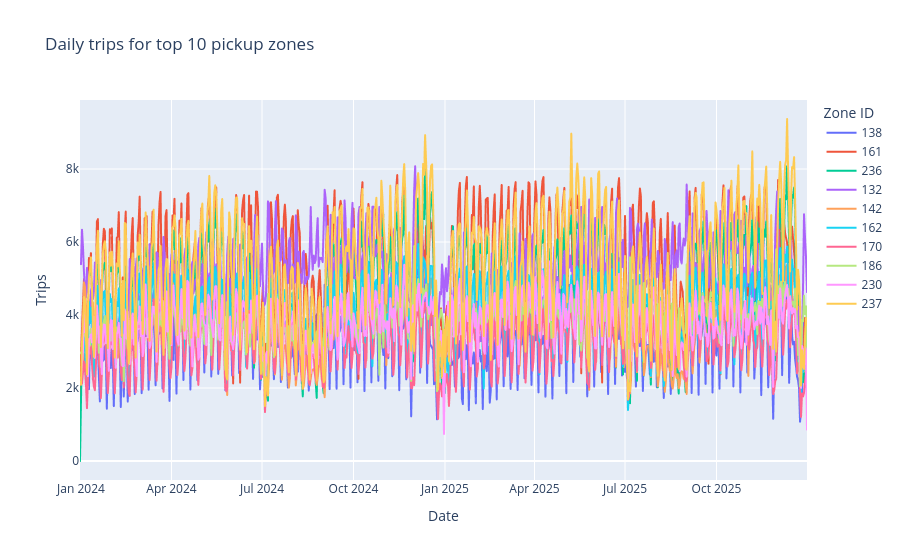

Notebook code for this chart:
### Code cell
top10_ids = top_zones.head(10)["pickup_zone_id"].tolist()

top10_daily = (
    taxi[taxi["pickup_zone_id"].isin(top10_ids)]
    .groupby(["pickup_date", "pickup_zone_id"], as_index=False)
    .agg(total_trips=("trip_count", "sum"))
)

top10_daily["pickup_zone_id"] = top10_daily["pickup_zone_id"].astype(str)

fig = px.line(
    top10_daily,
    x="pickup_date",
    y="total_trips",
    color="pickup_zone_id",
    title="Daily trips for top 10 pickup zones",
    labels={"pickup_date": "Date", "total_trips": "Trips", "pickup_zone_id": "Zone ID"}
)

fig.update_layout(hovermode="x unified")
fig.show()

### Figure 1 — Plotly figure (JSON) as saved in the notebook; plotly's stock layout.template omitted (floating-point values rounded to 4 significant figures; data arrays with more than 128 entries replaced by an {"elided": "..."} marker saying what was removed)
{"data": [{"hovertemplate": "Zone ID=138<br>Date=%{x}<br>Trips=%{y}<extra></extra>", "legendgroup": "138", "line": {"color": "#636efa", "dash": "solid"}, "marker": {"symbol": "circle"}, "mode": "lines", "name": "138", "showlegend": true, "type": "scattergl", "x": {"elided": "732 str values"}, "xaxis": "x", "y": {"elided": "732 int values"}, "yaxis": "y"}, {"hovertemplate": "Zone ID=161<br>Date=%{x}<br>Trips=%{y}<extra></extra>", "legendgroup": "161", "line": {"color": "#EF553B", "dash": "solid"}, "marker": {"symbol": "circle"}, "mode": "lines", "name": "161", "showlegend": true, "type": "scattergl", "x": {"elided": "732 str values"}, "xaxis": "x", "y": {"elided": "732 int values"}, "yaxis": "y"}, {"hovertemplate": "Zone ID=236<br>Date=%{x}<br>Trips=%{y}<extra></extra>", "legendgroup": "236", "line": {"color": "#00cc96", "dash": "solid"}, "marker": {"symbol": "circle"}, "mode": "lines", "name": "236", "showlegend": true, "type": "scattergl", "x": {"elided": "732 str values"}, "xaxis": "x", "y": {"elided": "732 int values"}, "yaxis": "y"}, {"hovertemplate": "Zone ID=132<br>Date=%{x}<br>Trips=%{y}<extra></extra>", "legendgroup": "132", "line": {"color": "#ab63fa", "dash": "solid"}, "marker": {"symbol": "circle"}, "mode": "lines", "name": "132", "showlegend": true, "type": "scattergl", "x": {"elided": "731 str values"}, "xaxis": "x", "y": {"elided": "731 int values"}, "yaxis": "y"}, {"hovertemplate": "Zone ID=142<br>Date=%{x}<br>Trips=%{y}<extra></extra>", "legendgroup": "142", "line": {"color": "#FFA15A", "dash": "solid"}, "marker": {"symbol": "circle"}, "mode": "lines", "name": "142", "showlegend": true, "type": "scattergl", "x": {"elided": "731 str values"}, "xaxis": "x", "y": {"elided": "731 int values"}, "yaxis": "y"}, {"hovertemplate": "Zone ID=162<br>Date=%{x}<br>Trips=%{y}<extra></extra>", "legendgroup": "162", "line": {"color": "#19d3f3", "dash": "solid"}, "marker": {"symbol": "circle"}, "mode": "lines", "name": "162", "showlegend": true, "type": "scattergl", "x": {"elided": "731 str values"}, "xaxis": "x", "y": {"elided": "731 int values"}, "yaxis": "y"}, {"hovertemplate": "Zone ID=170<br>Date=%{x}<br>Trips=%{y}<extra></extra>", "legendgroup": "170", "line": {"color": "#FF6692", "dash": "solid"}, "marker": {"symbol": "circle"}, "mode": "lines", "name": "170", "showlegend": true, "type": "scattergl", "x": {"elided": "731 str values"}, "xaxis": "x", "y": {"elided": "731 int values"}, "yaxis": "y"}, {"hovertemplate": "Zone ID=186<br>Date=%{x}<br>Trips=%{y}<extra></extra>", "legendgroup": "186", "line": {"color": "#B6E880", "dash": "solid"}, "marker": {"symbol": "circle"}, "mode": "lines", "name": "186", "showlegend": true, "type": "scattergl", "x": {"elided": "731 str values"}, "xaxis": "x", "y": {"elided": "731 int values"}, "yaxis": "y"}, {"hovertemplate": "Zone ID=230<br>Date=%{x}<br>Trips=%{y}<extra></extra>", "legendgroup": "230", "line": {"color": "#FF97FF", "dash": "solid"}, "marker": {"symbol": "circle"}, "mode": "lines", "name": "230", "showlegend": true, "type": "scattergl", "x": {"elided": "731 str values"}, "xaxis": "x", "y": {"elided": "731 int values"}, "yaxis": "y"}, {"hovertemplate": "Zone ID=237<br>Date=%{x}<br>Trips=%{y}<extra></extra>", "legendgroup": "237", "line": {"color": "#FECB52", "dash": "solid"}, "marker": {"symbol": "circle"}, "mode": "lines", "name": "237", "showlegend": true, "type": "scattergl", "x": {"elided": "731 str values"}, "xaxis": "x", "y": {"elided": "731 int values"}, "yaxis": "y"}], "layout": {"hovermode": "x unified", "legend": {"title": {"text": "Zone ID"}, "tracegroupgap": 0}, "title": {"text": "Daily trips for top 10 pickup zones"}, "xaxis": {"anchor": "y", "domain": [0, 1], "title": {"text": "Date"}}, "yaxis": {"anchor": "x", "domain": [0, 1], "title": {"text": "Trips"}}}}
